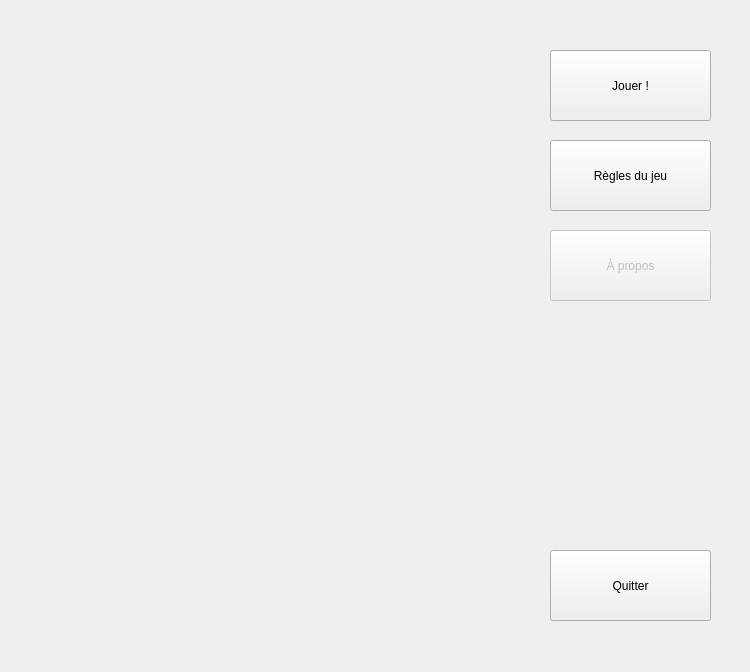
<?xml version="1.0" encoding="UTF-8"?>
<ui version="4.0">
 <class>Fenetre</class>
 <widget class="QMainWindow" name="Fenetre">
  <property name="geometry">
   <rect>
    <x>0</x>
    <y>0</y>
    <width>750</width>
    <height>672</height>
   </rect>
  </property>
  <property name="windowTitle">
   <string>Love Letter</string>
  </property>
  <widget class="QWidget" name="centralWidget">
   <property name="focusPolicy">
    <enum>Qt::NoFocus</enum>
   </property>
   <widget class="QStackedWidget" name="stackedWidget">
    <property name="geometry">
     <rect>
      <x>0</x>
      <y>-10</y>
      <width>751</width>
      <height>681</height>
     </rect>
    </property>
    <property name="currentIndex">
     <number>0</number>
    </property>
    <widget class="QWidget" name="accueil">
     <widget class="QPushButton" name="btnJouer">
      <property name="geometry">
       <rect>
        <x>550</x>
        <y>60</y>
        <width>161</width>
        <height>71</height>
       </rect>
      </property>
      <property name="text">
       <string>Jouer !</string>
      </property>
     </widget>
     <widget class="QPushButton" name="btnAPropos">
      <property name="enabled">
       <bool>false</bool>
      </property>
      <property name="geometry">
       <rect>
        <x>550</x>
        <y>240</y>
        <width>161</width>
        <height>71</height>
       </rect>
      </property>
      <property name="text">
       <string>À propos</string>
      </property>
     </widget>
     <widget class="QLabel" name="label">
      <property name="geometry">
       <rect>
        <x>46</x>
        <y>56</y>
        <width>451</width>
        <height>571</height>
       </rect>
      </property>
      <property name="text">
       <string/>
      </property>
      <property name="pixmap">
       <pixmap>../love_letter_accueil.jpg</pixmap>
      </property>
      <property name="scaledContents">
       <bool>true</bool>
      </property>
     </widget>
     <widget class="QPushButton" name="btnQuitter">
      <property name="geometry">
       <rect>
        <x>550</x>
        <y>560</y>
        <width>161</width>
        <height>71</height>
       </rect>
      </property>
      <property name="text">
       <string>Quitter</string>
      </property>
     </widget>
     <widget class="QPushButton" name="btnReglesJeu">
      <property name="geometry">
       <rect>
        <x>550</x>
        <y>150</y>
        <width>161</width>
        <height>71</height>
       </rect>
      </property>
      <property name="text">
       <string>Règles du jeu</string>
      </property>
     </widget>
    </widget>
    <widget class="QWidget" name="choixModeJeu">
     <widget class="QPushButton" name="btn2Joueurs1Pc">
      <property name="geometry">
       <rect>
        <x>90</x>
        <y>200</y>
        <width>181</width>
        <height>111</height>
       </rect>
      </property>
      <property name="toolTip">
       <string>Multi joueurs sur une machine</string>
      </property>
      <property name="text">
       <string/>
      </property>
      <property name="iconSize">
       <size>
        <width>170</width>
        <height>101</height>
       </size>
      </property>
     </widget>
     <widget class="QLabel" name="label_2">
      <property name="geometry">
       <rect>
        <x>220</x>
        <y>90</y>
        <width>311</width>
        <height>41</height>
       </rect>
      </property>
      <property name="styleSheet">
       <string notr="true">QLabel{
	font: italic 16pt &quot;URW Palladio L&quot;;
	color : rgb(255, 255, 255)
}</string>
      </property>
      <property name="text">
       <string>Choisissez votre mode de jeu</string>
      </property>
      <property name="textFormat">
       <enum>Qt::PlainText</enum>
      </property>
      <property name="alignment">
       <set>Qt::AlignCenter</set>
      </property>
     </widget>
     <widget class="QPushButton" name="btnJeuReseau">
      <property name="geometry">
       <rect>
        <x>290</x>
        <y>200</y>
        <width>181</width>
        <height>111</height>
       </rect>
      </property>
      <property name="toolTip">
       <string>Multi joueurs en réseau</string>
      </property>
      <property name="text">
       <string/>
      </property>
     </widget>
     <widget class="QPushButton" name="btnJeuIA">
      <property name="geometry">
       <rect>
        <x>490</x>
        <y>200</y>
        <width>181</width>
        <height>111</height>
       </rect>
      </property>
      <property name="toolTip">
       <string>Jeu solo contre IA</string>
      </property>
      <property name="text">
       <string/>
      </property>
     </widget>
     <widget class="QPushButton" name="btnQuitter_2">
      <property name="geometry">
       <rect>
        <x>510</x>
        <y>630</y>
        <width>99</width>
        <height>27</height>
       </rect>
      </property>
      <property name="text">
       <string>Quitter</string>
      </property>
     </widget>
     <widget class="QPushButton" name="btnRetour">
      <property name="geometry">
       <rect>
        <x>620</x>
        <y>630</y>
        <width>99</width>
        <height>27</height>
       </rect>
      </property>
      <property name="text">
       <string>Retour</string>
      </property>
     </widget>
     <widget class="QPlainTextEdit" name="infoTipModeJeu">
      <property name="enabled">
       <bool>true</bool>
      </property>
      <property name="geometry">
       <rect>
        <x>90</x>
        <y>330</y>
        <width>581</width>
        <height>111</height>
       </rect>
      </property>
      <property name="styleSheet">
       <string notr="true"/>
      </property>
      <property name="readOnly">
       <bool>true</bool>
      </property>
     </widget>
     <widget class="QFrame" name="planJeu_2">
      <property name="geometry">
       <rect>
        <x>30</x>
        <y>30</y>
        <width>691</width>
        <height>571</height>
       </rect>
      </property>
      <property name="styleSheet">
       <string notr="true">QFrame
 {
	background-color: qlineargradient(spread:pad, x1:0.504762, y1:0.131, x2:0.5, y2:1, stop:0.138095 rgba(41, 0, 0, 255), stop:0.904762 rgba(99, 0, 0, 255))
}</string>
      </property>
      <property name="frameShape">
       <enum>QFrame::StyledPanel</enum>
      </property>
      <property name="frameShadow">
       <enum>QFrame::Raised</enum>
      </property>
     </widget>
     <zorder>planJeu_2</zorder>
     <zorder>btn2Joueurs1Pc</zorder>
     <zorder>label_2</zorder>
     <zorder>btnJeuReseau</zorder>
     <zorder>btnJeuIA</zorder>
     <zorder>btnQuitter_2</zorder>
     <zorder>btnRetour</zorder>
     <zorder>infoTipModeJeu</zorder>
    </widget>
    <widget class="QWidget" name="choixNom2Joueurs">
     <widget class="QPushButton" name="btnRetourChoixJeu">
      <property name="geometry">
       <rect>
        <x>480</x>
        <y>630</y>
        <width>99</width>
        <height>27</height>
       </rect>
      </property>
      <property name="text">
       <string>Retour</string>
      </property>
     </widget>
     <widget class="QPushButton" name="btnQuitter_3">
      <property name="geometry">
       <rect>
        <x>370</x>
        <y>630</y>
        <width>99</width>
        <height>27</height>
       </rect>
      </property>
      <property name="text">
       <string>Quitter</string>
      </property>
     </widget>
     <widget class="QTextEdit" name="nomJoueur1">
      <property name="geometry">
       <rect>
        <x>150</x>
        <y>280</y>
        <width>191</width>
        <height>31</height>
       </rect>
      </property>
      <property name="toolTip">
       <string>Entrez ici le nom du joueur 1</string>
      </property>
     </widget>
     <widget class="QTextEdit" name="nomJoueur2">
      <property name="geometry">
       <rect>
        <x>400</x>
        <y>280</y>
        <width>191</width>
        <height>31</height>
       </rect>
      </property>
      <property name="toolTip">
       <string>Entrez ici le nom du joueur 1</string>
      </property>
     </widget>
     <widget class="QLabel" name="labelNomJoueur1">
      <property name="geometry">
       <rect>
        <x>150</x>
        <y>236</y>
        <width>91</width>
        <height>31</height>
       </rect>
      </property>
      <property name="styleSheet">
       <string notr="true">QLabel {
	font: italic 16pt &quot;URW Palladio L&quot;;
	color : white;
}</string>
      </property>
      <property name="text">
       <string>Joueur 1</string>
      </property>
     </widget>
     <widget class="QLabel" name="labelNomJoueur2">
      <property name="geometry">
       <rect>
        <x>400</x>
        <y>236</y>
        <width>111</width>
        <height>31</height>
       </rect>
      </property>
      <property name="styleSheet">
       <string notr="true">QLabel {
	font: italic 16pt &quot;URW Palladio L&quot;;
	color : white;
}</string>
      </property>
      <property name="text">
       <string>Joueur 2</string>
      </property>
     </widget>
     <widget class="QPushButton" name="btnCommencer2joueurs">
      <property name="geometry">
       <rect>
        <x>590</x>
        <y>630</y>
        <width>111</width>
        <height>27</height>
       </rect>
      </property>
      <property name="text">
       <string>Commencer !</string>
      </property>
     </widget>
     <widget class="QFrame" name="planJeu_3">
      <property name="geometry">
       <rect>
        <x>20</x>
        <y>30</y>
        <width>711</width>
        <height>571</height>
       </rect>
      </property>
      <property name="styleSheet">
       <string notr="true">QFrame
 {
	background-color: qlineargradient(spread:pad, x1:0.504762, y1:0.131, x2:0.5, y2:1, stop:0.138095 rgba(41, 0, 0, 255), stop:0.904762 rgba(99, 0, 0, 255))
}</string>
      </property>
      <property name="frameShape">
       <enum>QFrame::StyledPanel</enum>
      </property>
      <property name="frameShadow">
       <enum>QFrame::Raised</enum>
      </property>
     </widget>
     <widget class="QLabel" name="label_4">
      <property name="geometry">
       <rect>
        <x>210</x>
        <y>90</y>
        <width>311</width>
        <height>41</height>
       </rect>
      </property>
      <property name="styleSheet">
       <string notr="true">QLabel{
	font: italic 16pt &quot;URW Palladio L&quot;;
	color : rgb(255, 255, 255)
}</string>
      </property>
      <property name="text">
       <string>Entrez le nom des joueurs</string>
      </property>
      <property name="textFormat">
       <enum>Qt::PlainText</enum>
      </property>
      <property name="alignment">
       <set>Qt::AlignCenter</set>
      </property>
     </widget>
     <zorder>planJeu_3</zorder>
     <zorder>label_4</zorder>
     <zorder>btnRetourChoixJeu</zorder>
     <zorder>btnQuitter_3</zorder>
     <zorder>nomJoueur1</zorder>
     <zorder>nomJoueur2</zorder>
     <zorder>labelNomJoueur1</zorder>
     <zorder>labelNomJoueur2</zorder>
     <zorder>btnCommencer2joueurs</zorder>
    </widget>
    <widget class="QWidget" name="page">
     <widget class="QFrame" name="planJeu">
      <property name="geometry">
       <rect>
        <x>30</x>
        <y>40</y>
        <width>531</width>
        <height>571</height>
       </rect>
      </property>
      <property name="styleSheet">
       <string notr="true">QFrame
 {
	background-color: qlineargradient(spread:pad, x1:0.504762, y1:0.131, x2:0.5, y2:1, stop:0.138095 rgba(41, 0, 0, 255), stop:0.904762 rgba(99, 0, 0, 255))
}</string>
      </property>
      <property name="frameShape">
       <enum>QFrame::StyledPanel</enum>
      </property>
      <property name="frameShadow">
       <enum>QFrame::Raised</enum>
      </property>
      <widget class="QFrame" name="frame">
       <property name="geometry">
        <rect>
         <x>30</x>
         <y>20</y>
         <width>141</width>
         <height>191</height>
        </rect>
       </property>
       <property name="toolTip">
        <string>Defausse</string>
       </property>
       <property name="frameShape">
        <enum>QFrame::StyledPanel</enum>
       </property>
       <property name="frameShadow">
        <enum>QFrame::Raised</enum>
       </property>
      </widget>
      <widget class="QFrame" name="frame_2">
       <property name="geometry">
        <rect>
         <x>360</x>
         <y>20</y>
         <width>141</width>
         <height>191</height>
        </rect>
       </property>
       <property name="frameShape">
        <enum>QFrame::StyledPanel</enum>
       </property>
       <property name="frameShadow">
        <enum>QFrame::Raised</enum>
       </property>
      </widget>
      <widget class="QFrame" name="frame_3">
       <property name="geometry">
        <rect>
         <x>20</x>
         <y>300</y>
         <width>211</width>
         <height>251</height>
        </rect>
       </property>
       <property name="frameShape">
        <enum>QFrame::StyledPanel</enum>
       </property>
       <property name="frameShadow">
        <enum>QFrame::Raised</enum>
       </property>
       <widget class="QLabel" name="label_3">
        <property name="geometry">
         <rect>
          <x>10</x>
          <y>10</y>
          <width>191</width>
          <height>241</height>
         </rect>
        </property>
        <property name="text">
         <string/>
        </property>
        <property name="pixmap">
         <pixmap>../../img/cartes/Prince.png</pixmap>
        </property>
        <property name="scaledContents">
         <bool>true</bool>
        </property>
       </widget>
      </widget>
      <widget class="QFrame" name="frame_5">
       <property name="geometry">
        <rect>
         <x>320</x>
         <y>300</y>
         <width>191</width>
         <height>251</height>
        </rect>
       </property>
       <property name="frameShape">
        <enum>QFrame::StyledPanel</enum>
       </property>
       <property name="frameShadow">
        <enum>QFrame::Raised</enum>
       </property>
      </widget>
     </widget>
     <widget class="QPushButton" name="btnJouer_2">
      <property name="geometry">
       <rect>
        <x>570</x>
        <y>40</y>
        <width>161</width>
        <height>71</height>
       </rect>
      </property>
      <property name="text">
       <string>Jouer !</string>
      </property>
     </widget>
     <widget class="QPushButton" name="btnQuitter_4">
      <property name="geometry">
       <rect>
        <x>570</x>
        <y>540</y>
        <width>161</width>
        <height>71</height>
       </rect>
      </property>
      <property name="text">
       <string>Quitter</string>
      </property>
     </widget>
     <widget class="QPushButton" name="btnReglesJeu_2">
      <property name="geometry">
       <rect>
        <x>570</x>
        <y>380</y>
        <width>161</width>
        <height>71</height>
       </rect>
      </property>
      <property name="text">
       <string>Règles du jeu</string>
      </property>
     </widget>
     <widget class="QPushButton" name="btnAPropos_2">
      <property name="enabled">
       <bool>false</bool>
      </property>
      <property name="geometry">
       <rect>
        <x>570</x>
        <y>460</y>
        <width>161</width>
        <height>71</height>
       </rect>
      </property>
      <property name="text">
       <string>Retour</string>
      </property>
     </widget>
    </widget>
   </widget>
  </widget>
 </widget>
 <layoutdefault spacing="6" margin="11"/>
 <resources/>
 <connections/>
</ui>
